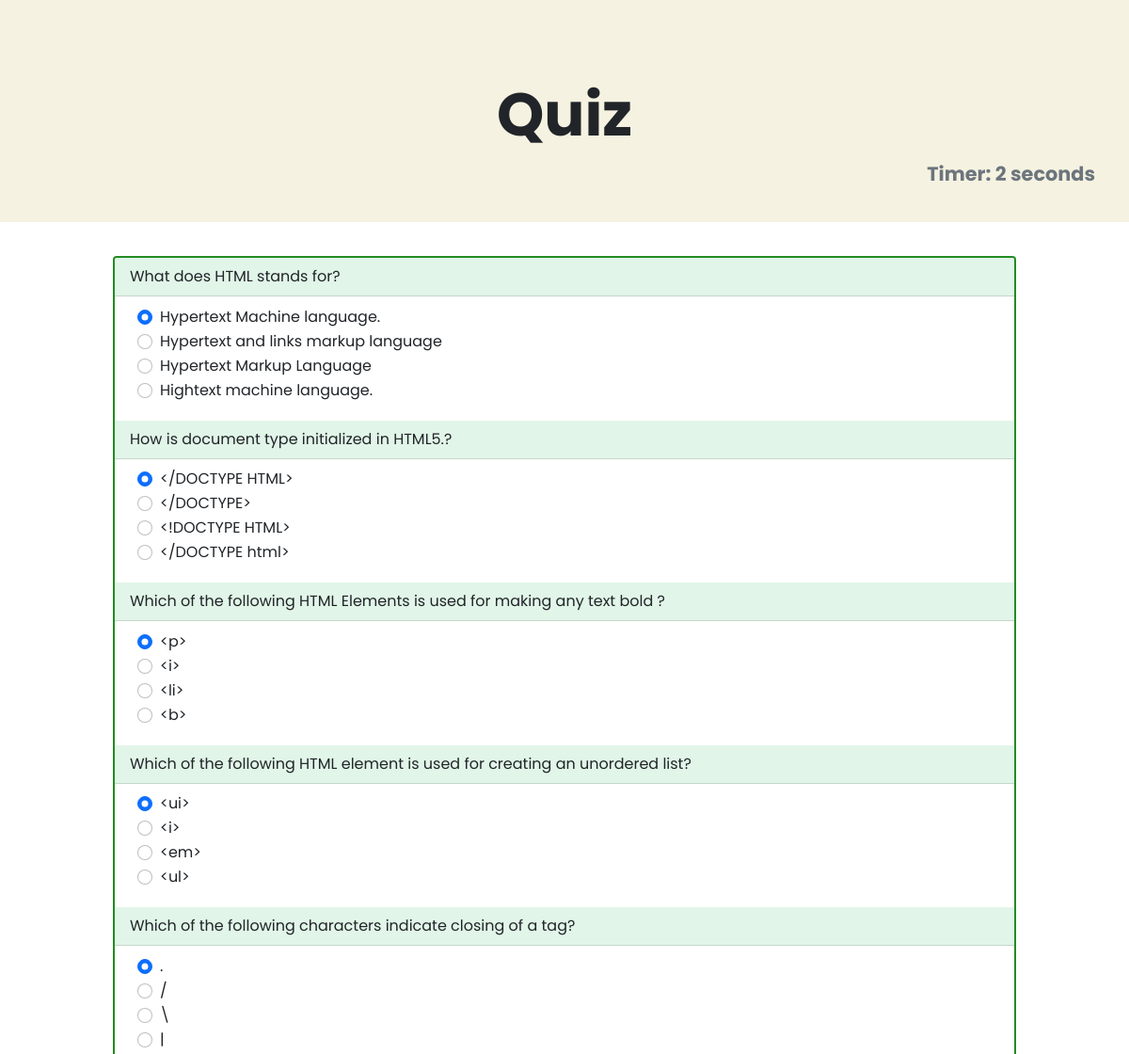
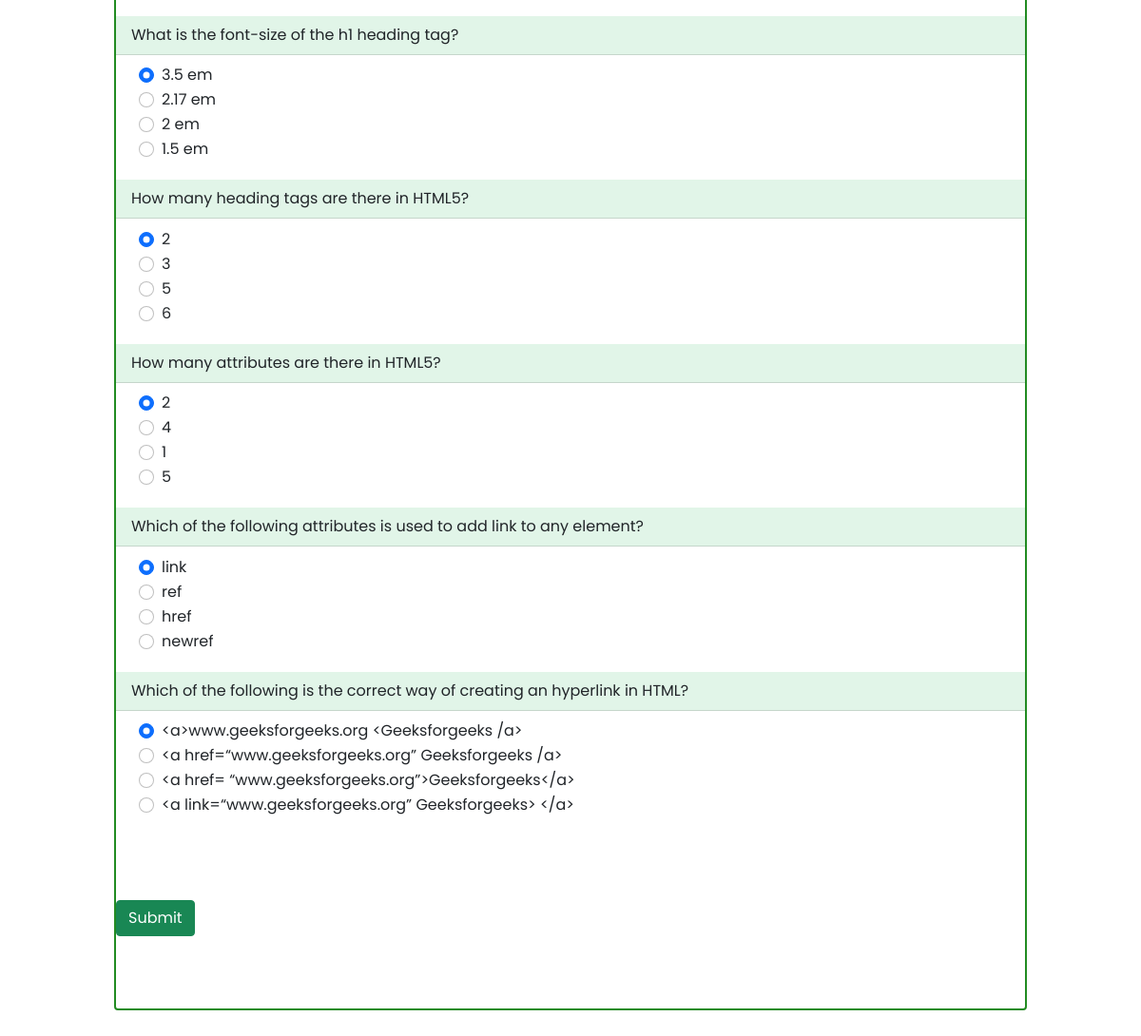
/quiz/1 (signed in), run on the app's committed database (2 pictures, top to bottom).
### course/models.py (models this page shows, shortened)
class Quizz(models.Model):
    topic=models.ForeignKey(Topic,on_delete=models.CASCADE)
    question = models.CharField(max_length=200,null=True)
    op1 = models.CharField(max_length=200,null=True)
    op2 = models.CharField(max_length=200,null=True)
    op3 = models.CharField(max_length=200,null=True)
    op4 = models.CharField(max_length=200,null=True)
    ans = models.CharField(max_length=200,null=True)

### course/views.py (the view)
# urls.py: path('quiz/<str:topicid>',views.quizPage,name='quiz'),
@login_required(login_url='login')
def quizPage(request,topicid):
    if request.method == 'POST':
        questions=Quizz.objects.filter(topic=topicid)
        score=0
        wrong=0
        correct=0
        total=0
        for q in questions:
            total+=1
            print(request.POST.get(q.question))
            print(q.ans)
            print()
            if q.ans ==  request.POST.get(q.question):
                score+=10
                correct+=1
            else:
                wrong+=1
        percent = score/(total*10) *100
        context = {
            'score':score,
            'time': request.POST.get('timer'),
            'correct':correct,
            'wrong':wrong,
            'percent':percent,
            'total':total
        }
        return render(request,'result.html',context)
    else:
        questions=Quizz.objects.filter(topic=topicid)
        context = {
            'questions':questions,
            'topicid':topicid
        }
        return render(request,'quiz.html',context)

### course/templates/quiz.html (shortened to what this page needs)
<!DOCTYPE html>
<html lang="en">
<head>
    <link rel="stylesheet" href="https://cdnjs.cloudflare.com/ajax/libs/font-awesome/4.7.0/css/font-awesome.min.css">
    <link href="https://cdn.jsdelivr.net/npm/bootstrap@5.1.1/dist/css/bootstrap.min.css" rel="stylesheet"
>
</head>
<body>
    <section class="heading-sec">
        <h1 class="heading">Quiz</h1>
        <div align="right" id="displaytimer" class="text-muted"><b>Timer: 0 seconds</b></div>
    </section>
    <section class="quiz-cards">
        <form method='post' action=''>
            <div class="card">
            {% for q in questions%}
                <div class="card-header">
                    <div class="form-group">
                        <label for="question">{{q.question}}</label>
                    </div>
                </div>
                <div class="card-body">
                    <div class="form-check pb-3 input-field">
                        <div class="form-check input-text">
                            <input class="form-check-input" type="radio" name="{{q.question}}" id="gridRadios1"
                                value="{{q.op1}}" checked>
                            <label class="form-check-label" for="gridRadios1">
                                {{q.op1}}
                            </label>
                        </div>
                        <div class="form-check">
                            <input class="form-check-input" type="radio" name="{{q.question}}" id="gridRadios2"
                                value="{{q.op2}}">
                            <label class="form-check-label" for="gridRadios2">
                                {{q.op2}}
                            </label>
                        </div>
                        <div class="form-check">
                            <input class="form-check-input" type="radio" name="{{q.question}}" id="gridRadios1"
                                value="{{q.op3}}">
                            <label class="form-check-label" for="gridRadios1">
                                {{q.op3}}
                            </label>
                        </div>
                        <div class="form-check">
                            <input class="form-check-input" type="radio" name="{{q.question}}" id="gridRadios2"
                                value="{{q.op4}}">
                            <label class="form-check-label" for="gridRadios2">
                                {{q.op4}}
                            </label>
                        </div>
                    </div>
                    {% endfor %}
                            </div>
                            </div>
                              <button type="submit" class="btn btn-success mt-5">Submit</button>
        </form>
    </section>
</body>
</html>

### course/templates/quiz.html (style rules this page uses)
* { margin: 0px; padding: 0px; font-family: Poppins; }
.heading { font-size: 4rem; text-align: center; font-weight: 700; }
.heading-sec { padding: 7% 3% 3% 3%; background-color: #f5f2e1; }
#displaytimer { font-size: 1.3rem; }
.quiz-cards { width: 80%; margin: auto; padding: 3% 0; }
.card-header { background-color: #e1f5e8; }
.card { border: solid 2px #228B22; }
.card-body { padding: 1% 0; }
button { text-align: center; }

### data on the page
Quizz: question "What does HTML stands for?", op1 "Hypertext Machine language.", op2 "Hypertext and links markup language", op3 "Hypertext Markup Language", op4 "Hightext machine language."
Quizz: question "How is document type initialized in HTML5.?", op1 "</DOCTYPE HTML>", op2 "</DOCTYPE>", op3 "<!DOCTYPE HTML>", op4 "</DOCTYPE html>"
Quizz: question "Which of the following HTML Elements is used for making any text bold ?", op1 "<p>", op2 "<i>", op3 "<li>", op4 "<b>"
Quizz: question "Which of the following HTML element is used for creating an unordered list?", op1 "<ui>", op2 "<i>", op3 "<em>", op4 "<ul>"
Quizz: question "Which of the following characters indicate closing of a tag?", op1 ".", op2 "/", op3 "\\", op4 "|"
Quizz: question "What is the font-size of the h1 heading tag?", op1 "3.5 em", op2 "2.17 em", op3 "2 em", op4 "1.5 em"
Quizz: question "How many heading tags are there in HTML5?", op1 "2", op2 "3", op3 "5", op4 "6"
Quizz: question "How many attributes are there in HTML5?", op1 "2", op2 "4", op3 "1", op4 "5"
Quizz: question "Which of the following attributes is used to add link to any element?", op1 "link", op2 "ref", op3 "href", op4 "newref"
Quizz: question "Which of the following is the correct way of creating an hyperlink in HTML?", op1 "<a>www.geeksforgeeks.org <Geeksforgeeks /a>", op2 "<a href=“www.geeksforgeeks.org” Geeksforgeeks /a>", op3 "<a href= “www.geeksforgeeks.org”>Geeksforgeeks</a>", op4 "<a link=“www.geeksforgeeks.org” Geeksforgeeks> </a>"
